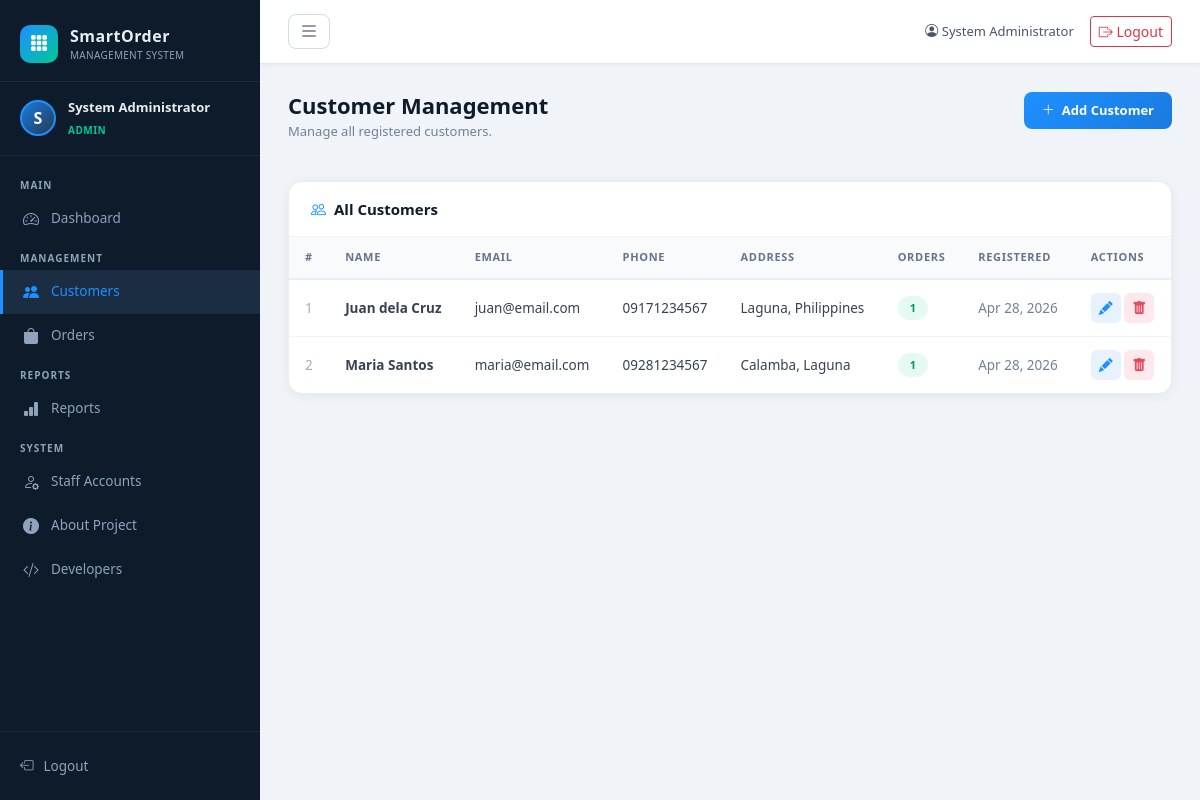
/customers.php (signed in), run on the app's committed database.
### tables this page shows
CREATE TABLE IF NOT EXISTS customers (
    id INT AUTO_INCREMENT PRIMARY KEY,
    name VARCHAR(150) NOT NULL,
    email VARCHAR(150) NOT NULL UNIQUE,
    phone VARCHAR(20),
    address TEXT,
    created_at TIMESTAMP DEFAULT CURRENT_TIMESTAMP
);

### classes/Customer.php (called while the page is built, shortened)
<?php
class Customer {
    private $conn;
    private $table = 'customers';
    public function __construct($db) {
        $this->conn = $db;
    }
    public function readAll() {
        $query = "SELECT c.*, COUNT(o.id) AS total_orders
                  FROM {$this->table} c
                  LEFT JOIN orders o ON c.id = o.customer_id
                  GROUP BY c.id
                  ORDER BY c.created_at DESC";
        $stmt = $this->conn->prepare($query);
        $stmt->execute();
        return $stmt;
    }
}
?>

### customers.php (the view, shortened to what this page needs)
<?php
require_once 'classes/Customer.php';
$db       = new Database();
$conn     = $db->getConnection();
$customer = new Customer($conn);
$action  = $_GET['action'] ?? 'list';
$id      = isset($_GET['id']) ? (int)$_GET['id'] : 0;
include 'includes/header.php';
?>
<div class="page-header">
    <div class="page-header-left">
        <h2><?= $action === 'create' ? 'Add Customer' : ($action === 'edit' ? 'Edit Customer' : 'Customer Management') ?></h2>
        <p><?= $action === 'list' ? 'Manage all registered customers.' : 'Fill in the form below.' ?></p>
    </div>
    <?php if ($action === 'list'): ?>
    <a href="customers.php?action=create" class="btn-primary-custom">
        <i class="bi bi-plus-lg"></i> Add Customer
    </a>
    <?php else: ?>
    <a href="customers.php" class="btn-primary-custom" style="background:linear-gradient(135deg,#718096,#4a5568);">
        <i class="bi bi-arrow-left"></i> Back
    </a>
    <?php endif; ?>
</div>
<?php if ($action === 'create' || $action === 'edit'): ?>
<div class="content-card">
    <div class="card-header-custom">
        <h5><?= $action === 'create' ? 'New Customer Form' : 'Edit Customer' ?></h5>
    </div>
    <div class="card-body-custom">
        <form method="POST" action="customers.php">
            <input type="hidden" name="form_action" value="<?= $action === 'edit' ? 'update' : 'create' ?>">
            <?php if ($action === 'edit'): ?>
                <input type="hidden" name="id" value="<?= $id ?>">
            <?php endif; ?>
            <div class="row g-3">
                <div class="col-md-6">
                    <label class="form-label-custom">Full Name *</label>
                    <input type="text" name="name" class="form-control"
                           value="<?= htmlspecialchars($customer->name ?? '') ?>" required>
                </div>
                <div class="col-md-6">
                    <label class="form-label-custom">Email Address *</label>
                    <input type="email" name="email" class="form-control"
                           value="<?= htmlspecialchars($customer->email ?? '') ?>" required>
                </div>
                <div class="col-md-6">
                    <label class="form-label-custom">Phone Number</label>
                    <input type="text" name="phone" class="form-control"
                           value="<?= htmlspecialchars($customer->phone ?? '') ?>">
                </div>
                <div class="col-md-6">
                    <label class="form-label-custom">Address</label>
                    <input type="text" name="address" class="form-control"
                           value="<?= htmlspecialchars($customer->address ?? '') ?>">
                </div>
                <div class="col-12 pt-2">
                    <button type="submit" class="btn-success-custom">
                        <i class="bi bi-<?= $action === 'edit' ? 'pencil-square' : 'plus-circle' ?>"></i>
                        <?= $action === 'edit' ? 'Update Customer' : 'Add Customer' ?>
                    </button>
                </div>
            </div>
        </form>
    </div>
</div>
<?php else: ?>
<div class="content-card">
    <div class="card-header-custom">
        <h5><i class="bi bi-people me-2" style="color:var(--electric);"></i>All Customers</h5>
    </div>
    <div style="overflow-x:auto;">
        <table class="table-custom">
            <thead>
                <tr>
                    <th>#</th>
                    <th>Name</th>
                    <th>Email</th>
                    <th>Phone</th>
                    <th>Address</th>
                    <th>Orders</th>
                    <th>Registered</th>
                    <th>Actions</th>
                </tr>
            </thead>
            <tbody>
                <?php
                $result = $customer->readAll();
                $rows = $result->fetchAll();
                if (empty($rows)):
                ?>
                    <tr>
                        <td colspan="8" style="text-align:center; color:#a0aec0; padding:30px;">
                            No customers found. <a href="customers.php?action=create">Add the first one.</a>
                        </td>
                    </tr>
                <?php else: $n = 1; foreach ($rows as $row): ?>
                    <tr>
                        <td style="color:#a0aec0;"><?= $n++ ?></td>
                        <td><strong><?= htmlspecialchars($row['name']) ?></strong></td>
                        <td><?= htmlspecialchars($row['email']) ?></td>
                        <td><?= htmlspecialchars($row['phone'] ?? '---') ?></td>
                        <td><?= htmlspecialchars($row['address'] ?? '---') ?></td>
                        <td>
                            <span class="status-badge status-Completed">
                                <?= $row['total_orders'] ?>
                            </span>
                        </td>
                        <td style="color:#718096;"><?= date('M j, Y', strtotime($row['created_at'])) ?></td>
                        <td>
                            <a href="customers.php?action=edit&id=<?= $row['id'] ?>"
                               class="action-btn action-edit" title="Edit">
                                <i class="bi bi-pencil-fill"></i>
                            </a>
                            <form method="POST" action="customers.php?action=delete&id=<?= $row['id'] ?>"
                                  class="delete-form d-inline">
                                <button type="submit" class="action-btn action-delete" title="Delete">
                                    <i class="bi bi-trash-fill"></i>
                                </button>
                            </form>
                        </td>
                    </tr>
                <?php endforeach; endif; ?>
            </tbody>
        </table>
    </div>
</div>
<?php endif; ?>
<?php include 'includes/footer.php'; ?>

### assets/css/style.css (style rules this page uses)
:root { --navy: #0d1b2a; --navy-mid: #1b2d42; --navy-light: #243b55; --electric: #1e90ff; --electric-dim: #1a7ae0; --accent: #00c896; --accent-dim: #00a87e; --danger: #e74c5e; --warning: #f59e0b; --text-light: #e8edf3; --text-muted: #8fa3bb; --border: rgba(255,255,255,0.07); --card-bg: #ffffff; --page-bg: #f0f4f8; }
* { box-sizing: border-box; margin: 0; padding: 0; }
body { font-family: 'Segoe UI', system-ui, -apple-system, sans-serif; background: var(--page-bg); color: #1a2533; font-size: 14px; }
.page-header { display: flex; align-items: flex-start; justify-content: space-between; margin-bottom: 24px; flex-wrap: wrap; gap: 12px; }
.page-header-left h2 { font-size: 22px; font-weight: 700; color: var(--navy); margin-bottom: 4px; }
.page-header-left p { color: #718096; font-size: 13px; }
.content-card { background: #fff; border-radius: 14px; box-shadow: 0 2px 12px rgba(0,0,0,0.06); border: 1px solid #e8eef5; overflow: hidden; margin-bottom: 24px; }
.card-header-custom { padding: 18px 22px; border-bottom: 1px solid #f0f4f8; display: flex; align-items: center; justify-content: space-between; flex-wrap: wrap; gap: 10px; }
.card-header-custom h5 { font-size: 15px; font-weight: 700; color: var(--navy); margin: 0; }
.table-custom { width: 100%; border-collapse: collapse; }
.table-custom thead th { background: #f8fafc; color: #64748b; font-size: 11px; font-weight: 700; text-transform: uppercase; letter-spacing: 0.7px; padding: 12px 16px; border-bottom: 2px solid #e8eef5; white-space: nowrap; }
.table-custom tbody td { padding: 13px 16px; border-bottom: 1px solid #f0f4f8; color: #374151; font-size: 13.5px; vertical-align: middle; }
.table-custom tbody tr:last-child td { border-bottom: none; }
.status-badge { padding: 4px 12px; border-radius: 20px; font-size: 11px; font-weight: 700; letter-spacing: 0.3px; text-transform: uppercase; display: inline-block; }
.status-Completed { background: #e6faf4; color: #059669; }
.btn-primary-custom { background: linear-gradient(135deg, var(--electric), var(--electric-dim)); color: #fff; border: none; border-radius: 8px; padding: 9px 18px; font-size: 13px; font-weight: 600; cursor: pointer; display: inline-flex; align-items: center; gap: 7px; text-decoration: none; transition: all 0.2s; }
.action-btn { width: 30px; height: 30px; border-radius: 6px; display: inline-flex; align-items: center; justify-content: center; font-size: 14px; text-decoration: none; border: none; cursor: pointer; transition: all 0.2s; }
.action-edit { background: #e8f2ff; color: var(--electric); }
.action-delete { background: #fde8ec; color: var(--danger); }

### data on the page
customers: name "Juan dela Cruz", email "juan@email.com", phone "09171234567", address "Laguna, Philippines", total_orders "1", created_at "Apr 28, 2026"
customers: name "Maria Santos", email "maria@email.com", phone "09281234567", address "Calamba, Laguna", total_orders "1", created_at "Apr 28, 2026"

### other printed values
substr($_SESSION['full_name'], 0, 1) "S"
$_SESSION['full_name'] "System Administrator"
$_SESSION['role'] "ADMIN"
